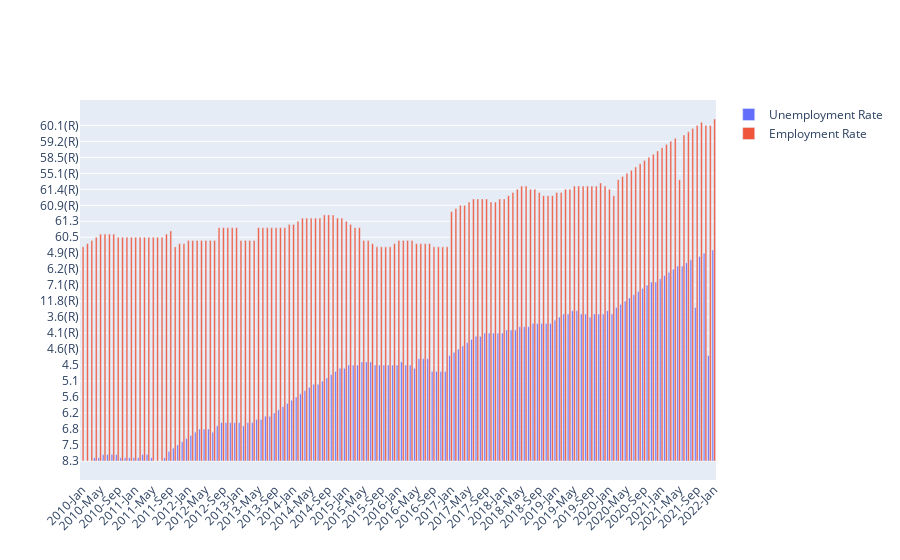

Notebook code for this chart:
### Markdown cell above
## Desemprego Vs Empregabilidade Rate

### Code cell
fig = go.Figure()
fig.add_trace(go.Bar(
    x=unemployment['year/month'],
    y=unemployment['unemployment rate'],
    name='Unemployment Rate',
))
fig.add_trace(go.Bar(
    x=unemployment['year/month'],
    y=unemployment['employment-population ratio'],
    name='Employment Rate',
))

# Here we modify the tickangle of the xaxis, resulting in rotated labels.
fig.update_layout(barmode='group', xaxis_tickangle=-45)
fig.show()

### Figure 1 — Plotly figure (JSON) as saved in the notebook; plotly's stock layout.template omitted (floating-point values rounded to 4 significant figures; data arrays with more than 128 entries replaced by an {"elided": "..."} marker saying what was removed)
{"data": [{"name": "Unemployment Rate", "type": "bar", "x": {"elided": "145 str values"}, "y": {"elided": "145 str values"}}, {"name": "Employment Rate", "type": "bar", "x": {"elided": "145 str values"}, "y": {"elided": "145 str values"}}], "layout": {"barmode": "group", "xaxis": {"tickangle": -45}}}
